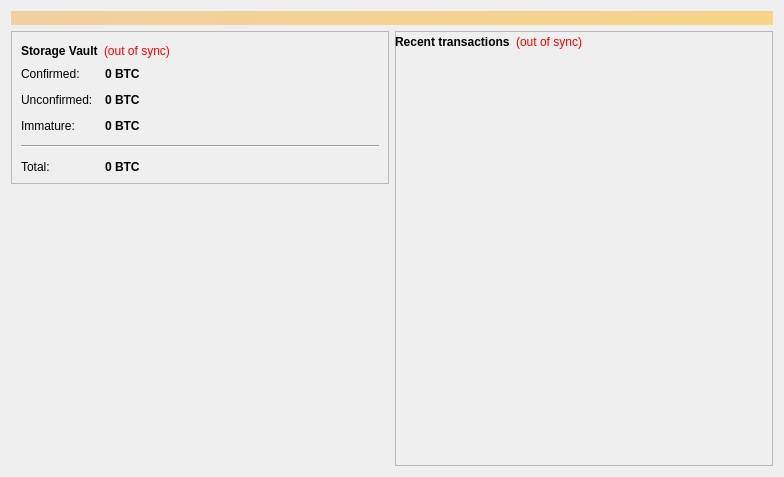
<?xml version="1.0" encoding="UTF-8"?>
<ui version="4.0">
 <class>OverviewPage</class>
 <widget class="QWidget" name="OverviewPage">
  <property name="geometry">
   <rect>
    <x>0</x>
    <y>0</y>
    <width>784</width>
    <height>477</height>
   </rect>
  </property>
  <property name="windowTitle">
   <string>Form</string>
  </property>
  <layout class="QVBoxLayout" name="topLayout">
   <item>
    <widget class="QLabel" name="labelAlerts">
     <property name="visible">
      <bool>false</bool>
     </property>
     <property name="styleSheet">
      <string notr="true">background-color: qlineargradient(x1: 0, y1: 0, x2: 1, y2: 0, stop:0 #F0D0A0, stop:1 #F8D488); color:#000000;</string>
     </property>
     <property name="wordWrap">
      <bool>true</bool>
     </property>
     <property name="margin">
      <number>3</number>
     </property>
    </widget>
   </item>
   <item>
    <layout class="QHBoxLayout" name="horizontalLayout" stretch="1,1">
     <item>
      <layout class="QVBoxLayout" name="verticalLayout_2">
       <item>
        <widget class="QFrame" name="frame">
         <property name="frameShape">
          <enum>QFrame::StyledPanel</enum>
         </property>
         <property name="frameShadow">
          <enum>QFrame::Raised</enum>
         </property>
         <layout class="QVBoxLayout" name="verticalLayout_4">
          <item>
           <layout class="QHBoxLayout" name="horizontalLayout_4">
            <item>
             <widget class="QLabel" name="label_5">
              <property name="font">
               <font>
                <weight>75</weight>
                <bold>true</bold>
               </font>
              </property>
              <property name="text">
               <string>Storage Vault</string>
              </property>
             </widget>
            </item>
            <item>
             <widget class="QLabel" name="labelWalletStatus">
              <property name="toolTip">
               <string>The displayed information may be out of date. Your wallet automatically synchronizes with the EdwardSnowdenCoin network after a connection is established, but this process has not completed yet.</string>
              </property>
              <property name="styleSheet">
               <string notr="true">QLabel { color: red; }</string>
              </property>
              <property name="text">
               <string notr="true">(out of sync)</string>
              </property>
              <property name="alignment">
               <set>Qt::AlignLeading|Qt::AlignLeft|Qt::AlignVCenter</set>
              </property>
             </widget>
            </item>
            <item>
             <spacer name="horizontalSpacer_2">
              <property name="orientation">
               <enum>Qt::Horizontal</enum>
              </property>
              <property name="sizeHint" stdset="0">
               <size>
                <width>40</width>
                <height>20</height>
               </size>
              </property>
             </spacer>
            </item>
           </layout>
          </item>
          <item>
           <layout class="QFormLayout" name="formLayout_2">
            <property name="fieldGrowthPolicy">
             <enum>QFormLayout::AllNonFixedFieldsGrow</enum>
            </property>
            <property name="horizontalSpacing">
             <number>12</number>
            </property>
            <property name="verticalSpacing">
             <number>12</number>
            </property>
            <item row="0" column="0">
             <widget class="QLabel" name="label">
              <property name="text">
               <string>Confirmed:</string>
              </property>
             </widget>
            </item>
            <item row="0" column="1">
             <widget class="QLabel" name="labelBalance">
              <property name="font">
               <font>
                <weight>75</weight>
                <bold>true</bold>
               </font>
              </property>
              <property name="cursor">
               <cursorShape>IBeamCursor</cursorShape>
              </property>
              <property name="toolTip">
               <string>Your current spendable balance</string>
              </property>
              <property name="text">
               <string notr="true">0 BTC</string>
              </property>
              <property name="textInteractionFlags">
               <set>Qt::LinksAccessibleByMouse|Qt::TextSelectableByKeyboard|Qt::TextSelectableByMouse</set>
              </property>
             </widget>
            </item>
            <item row="1" column="0">
             <widget class="QLabel" name="label_3">
              <property name="text">
               <string>Unconfirmed:</string>
              </property>
             </widget>
            </item>
            <item row="1" column="1">
             <widget class="QLabel" name="labelUnconfirmed">
              <property name="font">
               <font>
                <weight>75</weight>
                <bold>true</bold>
               </font>
              </property>
              <property name="cursor">
               <cursorShape>IBeamCursor</cursorShape>
              </property>
              <property name="toolTip">
               <string>Total of transactions that have yet to be confirmed, and do not yet count toward the spendable balance</string>
              </property>
              <property name="text">
               <string notr="true">0 BTC</string>
              </property>
              <property name="textInteractionFlags">
               <set>Qt::LinksAccessibleByMouse|Qt::TextSelectableByKeyboard|Qt::TextSelectableByMouse</set>
              </property>
             </widget>
            </item>
            <item row="2" column="0">
             <widget class="QLabel" name="labelImmatureText">
              <property name="text">
               <string>Immature:</string>
              </property>
             </widget>
            </item>
            <item row="2" column="1">
             <widget class="QLabel" name="labelImmature">
              <property name="font">
               <font>
                <weight>75</weight>
                <bold>true</bold>
               </font>
              </property>
              <property name="toolTip">
               <string>Mined balance that has not yet matured</string>
              </property>
              <property name="text">
               <string notr="true">0 BTC</string>
              </property>
              <property name="textInteractionFlags">
               <set>Qt::LinksAccessibleByMouse|Qt::TextSelectableByKeyboard|Qt::TextSelectableByMouse</set>
              </property>
             </widget>
            </item>
            <item row="3" column="0" colspan="2">
             <widget class="Line" name="line">
              <property name="orientation">
               <enum>Qt::Horizontal</enum>
              </property>
             </widget>
            </item>
            <item row="4" column="0">
             <widget class="QLabel" name="labelTotalText">
              <property name="text">
               <string>Total:</string>
              </property>
             </widget>
            </item>
            <item row="4" column="1">
             <widget class="QLabel" name="labelTotal">
              <property name="font">
               <font>
                <weight>75</weight>
                <bold>true</bold>
               </font>
              </property>
              <property name="cursor">
               <cursorShape>IBeamCursor</cursorShape>
              </property>
              <property name="toolTip">
               <string>Your current total balance</string>
              </property>
              <property name="text">
               <string notr="true">0 BTC</string>
              </property>
              <property name="textInteractionFlags">
               <set>Qt::LinksAccessibleByMouse|Qt::TextSelectableByKeyboard|Qt::TextSelectableByMouse</set>
              </property>
             </widget>
            </item>
           </layout>
          </item>
         </layout>
        </widget>
       </item>
       <item>
        <spacer name="verticalSpacer">
         <property name="orientation">
          <enum>Qt::Vertical</enum>
         </property>
         <property name="sizeHint" stdset="0">
          <size>
           <width>20</width>
           <height>40</height>
          </size>
         </property>
        </spacer>
       </item>
       <item>
        <widget class="QLabel" name="label_2">
         <property name="text">
          <string/>
         </property>
         <property name="pixmap">
          <pixmap resource="../bitcoin.qrc">:/icons/bitcoin</pixmap>
         </property>
        </widget>
       </item>
      </layout>
     </item>
     <item>
      <layout class="QVBoxLayout" name="verticalLayout_3">
       <item>
        <widget class="QFrame" name="frame_2">
         <property name="frameShape">
          <enum>QFrame::StyledPanel</enum>
         </property>
         <property name="frameShadow">
          <enum>QFrame::Raised</enum>
         </property>
         <widget class="QListView" name="listTransactions">
          <property name="geometry">
           <rect>
            <x>13</x>
            <y>45</y>
            <width>351</width>
            <height>281</height>
           </rect>
          </property>
          <property name="styleSheet">
           <string notr="true">QListView { background: transparent; }</string>
          </property>
          <property name="frameShape">
           <enum>QFrame::NoFrame</enum>
          </property>
          <property name="verticalScrollBarPolicy">
           <enum>Qt::ScrollBarAlwaysOff</enum>
          </property>
          <property name="horizontalScrollBarPolicy">
           <enum>Qt::ScrollBarAlwaysOff</enum>
          </property>
          <property name="selectionMode">
           <enum>QAbstractItemView::NoSelection</enum>
          </property>
         </widget>
         <widget class="QLabel" name="label_6">
          <property name="geometry">
           <rect>
            <x>180</x>
            <y>150</y>
            <width>201</width>
            <height>311</height>
           </rect>
          </property>
          <property name="text">
           <string/>
          </property>
          <property name="pixmap">
           <pixmap resource="../bitcoin.qrc">:/icons/overview</pixmap>
          </property>
         </widget>
         <widget class="QWidget" name="layoutWidget">
          <property name="geometry">
           <rect>
            <x>0</x>
            <y>0</y>
            <width>255</width>
            <height>22</height>
           </rect>
          </property>
          <layout class="QHBoxLayout" name="horizontalLayout_2">
           <item>
            <widget class="QLabel" name="label_4">
             <property name="text">
              <string>&lt;b&gt;Recent transactions&lt;/b&gt;</string>
             </property>
            </widget>
           </item>
           <item>
            <widget class="QLabel" name="labelTransactionsStatus">
             <property name="toolTip">
              <string>The displayed information may be out of date. Your wallet automatically synchronizes with the EdwardSnowdenCoin network after a connection is established, but this process has not completed yet.</string>
             </property>
             <property name="styleSheet">
              <string notr="true">QLabel { color: red; }</string>
             </property>
             <property name="text">
              <string notr="true">(out of sync)</string>
             </property>
             <property name="alignment">
              <set>Qt::AlignRight|Qt::AlignTrailing|Qt::AlignVCenter</set>
             </property>
            </widget>
           </item>
           <item>
            <spacer name="horizontalSpacer">
             <property name="orientation">
              <enum>Qt::Horizontal</enum>
             </property>
             <property name="sizeHint" stdset="0">
              <size>
               <width>40</width>
               <height>20</height>
              </size>
             </property>
            </spacer>
           </item>
          </layout>
         </widget>
         <zorder>label_6</zorder>
         <zorder>listTransactions</zorder>
         <zorder>layoutWidget</zorder>
        </widget>
       </item>
      </layout>
     </item>
    </layout>
   </item>
  </layout>
 </widget>
 <resources>
  <include location="../bitcoin.qrc"/>
 </resources>
 <connections/>
</ui>
